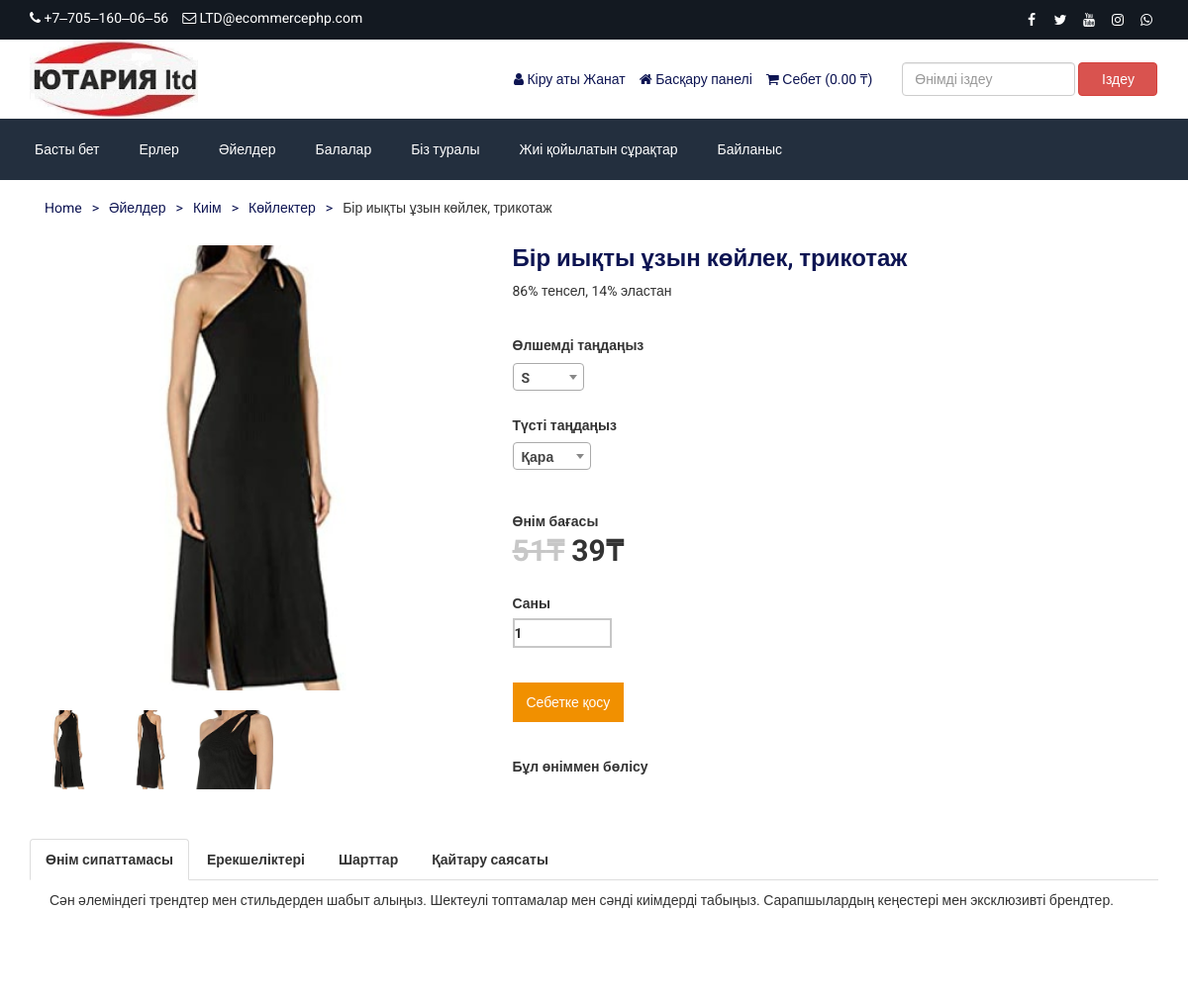
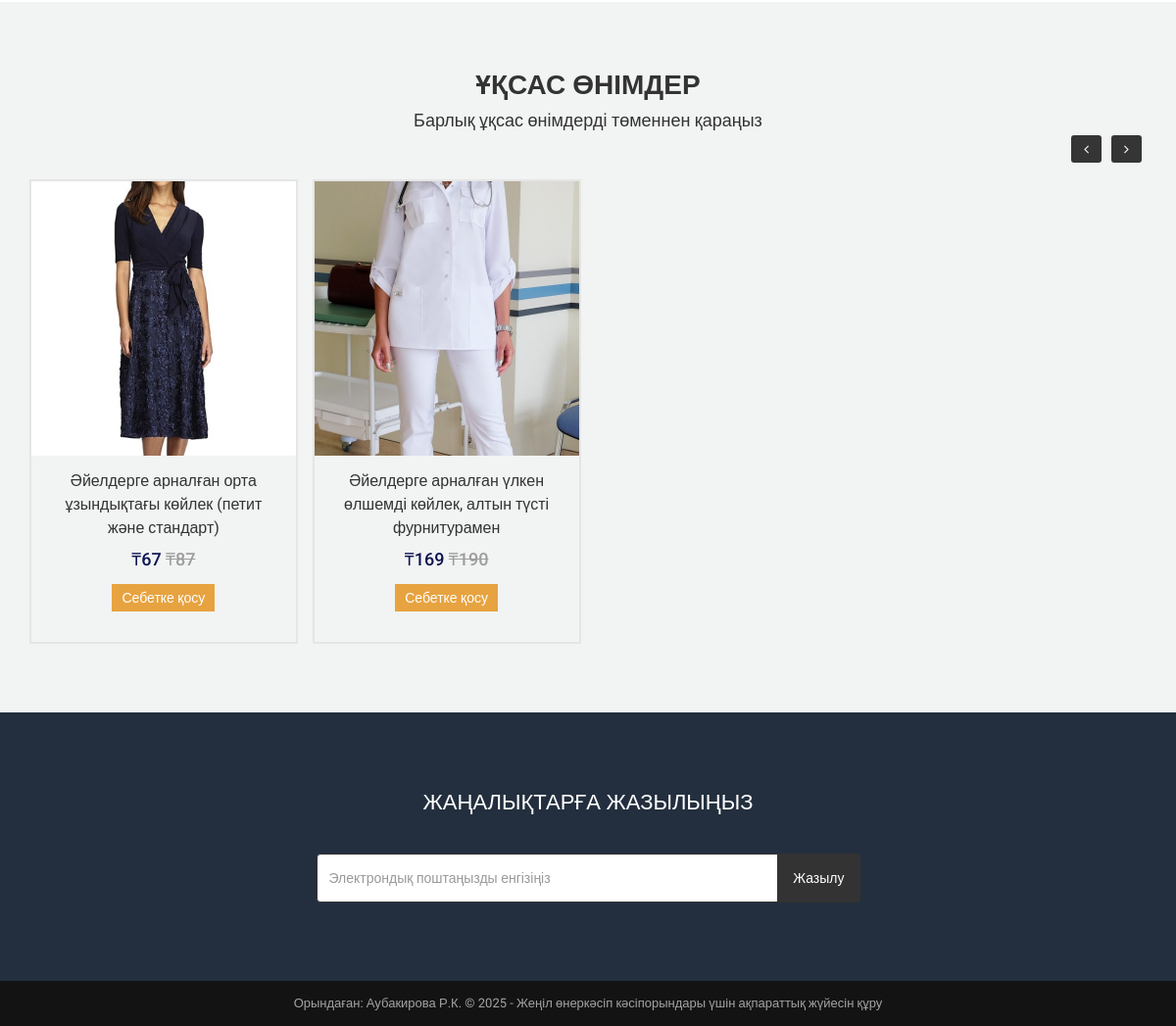
/product.php?id=84 (signed in), run on the app's committed database (2 pictures, top to bottom).
### tables this page shows
CREATE TABLE `tbl_settings` (
  `id` int(11) NOT NULL,
  `logo` varchar(255) NOT NULL,
  `favicon` varchar(255) NOT NULL,
  `footer_about` text NOT NULL,
  `footer_copyright` text NOT NULL,
  `contact_address` text NOT NULL,
  `contact_email` varchar(255) NOT NULL,
  `contact_phone` varchar(255) NOT NULL,
  `contact_fax` varchar(255) NOT NULL,
  `contact_map_iframe` text NOT NULL,
  `receive_email` varchar(255) NOT NULL,
  `receive_email_subject` varchar(255) NOT NULL,
  `receive_email_thank_you_message` text NOT NULL,
  `forget_password_message` text NOT NULL,
  `total_recent_post_footer` int(10) NOT NULL,
  `total_popular_post_footer` int(10) NOT NULL,
  `total_recent_post_sidebar` int(11) NOT NULL,
  `total_popular_post_sidebar` int(11) NOT NULL,
  `total_featured_product_home` int(11) NOT NULL,
  `total_latest_product_home` int(11) NOT NULL,
  `total_popular_product_home` int(11) NOT NULL,
  `meta_title_home` text NOT NULL,
  `meta_keyword_home` text NOT NULL,
  `meta_description_home` text NOT NULL,
  `banner_login` varchar(255) NOT NULL,
  `banner_registration` varchar(255) NOT NULL,
  `banner_forget_password` varchar(255) NOT NULL,
  `banner_reset_password` varchar(255) NOT NULL,
  `banner_search` varchar(255) NOT NULL,
  `banner_cart` varchar(255) NOT NULL,
  `banner_checkout` varchar(255) NOT NULL,
  `banner_product_category` varchar(255) NOT NULL,
  `banner_blog` varchar(255) NOT NULL,
  `cta_title` varchar(255) NOT NULL,
  `cta_content` text NOT NULL,
  `cta_read_more_text` varchar(255) NOT NULL,
  `cta_read_more_url` varchar(255) NOT NULL,
  `cta_photo` varchar(255) NOT NULL,
  `featured_product_title` varchar(255) NOT NULL,
  `featured_product_subtitle` varchar(255) NOT NULL,
  `latest_product_title` varchar(255) NOT NULL,
  `latest_product_subtitle` varchar(255) NOT NULL,
  `popular_product_title` varchar(255) NOT NULL,
  `popular_product_subtitle` varchar(255) NOT NULL,
  `testimonial_title` varchar(255) NOT NULL,
  `testimonial_subtitle` varchar(255) NOT NULL,
  `testimonial_photo` varchar(255) NOT NULL,
  `blog_title` varchar(255) NOT NULL,
  `blog_subtitle` varchar(255) NOT NULL,
  `newsletter_text` text NOT NULL,
  `paypal_email` varchar(255) NOT NULL,
  `stripe_public_key` varchar(255) NOT NULL,
  `stripe_secret_key` varchar(255) NOT NULL,
  `bank_detail` text NOT NULL,
  `before_head` text NOT NULL,
  `after_body` text NOT NULL,
  `before_body` text NOT NULL,
  `home_service_on_off` int(11) NOT NULL,
  `home_welcome_on_off` int(11) NOT NULL,
  `home_featured_product_on_off` int(11) NOT NULL,
  `home_latest_product_on_off` int(11) NOT NULL,
  `home_popular_product_on_off` int(11) NOT NULL,
  `home_testimonial_on_off` int(11) NOT NULL,
  `home_blog_on_off` int(11) NOT NULL,
  `newsletter_on_off` int(11) NOT NULL,
  `ads_above_welcome_on_off` int(1) NOT NULL,
  `ads_above_featured_product_on_off` int(1) NOT NULL,
  `ads_above_latest_product_on_off` int(1) NOT NULL,
  `ads_above_popular_product_on_off` int(1) NOT NULL,
  `ads_above_testimonial_on_off` int(1) NOT NULL,
  `ads_category_sidebar_on_off` int(1) NOT NULL
);

CREATE TABLE `tbl_social` (
  `social_id` int(11) NOT NULL,
  `social_name` varchar(30) NOT NULL,
  `social_url` varchar(255) NOT NULL,
  `social_icon` varchar(30) NOT NULL
);

CREATE TABLE `tbl_top_category` (
  `tcat_id` int(11) NOT NULL,
  `tcat_name` varchar(255) NOT NULL,
  `show_on_menu` int(1) NOT NULL
);

CREATE TABLE `tbl_end_category` (
  `ecat_id` int(11) NOT NULL,
  `ecat_name` varchar(255) NOT NULL,
  `mcat_id` int(11) NOT NULL
);

CREATE TABLE `tbl_mid_category` (
  `mcat_id` int(11) NOT NULL,
  `mcat_name` varchar(255) NOT NULL,
  `tcat_id` int(11) NOT NULL
);

CREATE TABLE `tbl_product` (
  `p_id` int(11) NOT NULL,
  `p_name` varchar(255) NOT NULL,
  `p_old_price` varchar(10) NOT NULL,
  `p_current_price` varchar(10) NOT NULL,
  `p_qty` int(10) NOT NULL,
  `p_featured_photo` varchar(255) NOT NULL,
  `p_description` text NOT NULL,
  `p_short_description` text NOT NULL,
  `p_feature` text NOT NULL,
  `p_condition` text NOT NULL,
  `p_return_policy` text NOT NULL,
  `p_total_view` int(11) NOT NULL,
  `p_is_featured` int(1) NOT NULL,
  `p_is_active` int(1) NOT NULL,
  `ecat_id` int(11) NOT NULL
);

CREATE TABLE `tbl_product_photo` (
  `pp_id` int(11) NOT NULL,
  `photo` varchar(255) NOT NULL,
  `p_id` int(11) NOT NULL
);

### product.php (the view, shortened to what the rows shown need)
<?php require_once('header.php'); ?>
<?php
if(!isset($_REQUEST['id'])) {
    header('location: index.php');
    exit;
} else {
    $statement = $pdo->prepare("SELECT * FROM tbl_product WHERE p_id=?");
    $statement->execute(array($_REQUEST['id']));
    $result = $statement->fetchAll(PDO::FETCH_ASSOC);
}
foreach($result as $row) {
    $p_name = $row['p_name'];
    $p_old_price = $row['p_old_price'];
    $p_current_price = $row['p_current_price'];
    $p_featured_photo = $row['p_featured_photo'];
    $p_description = $row['p_description'];
    $p_short_description = $row['p_short_description'];
    $ecat_id = $row['ecat_id'];
}
$statement = $pdo->prepare("SELECT
                        t1.ecat_id,
                        t1.ecat_name,
                        t1.mcat_id,
                        t2.mcat_id,
                        t2.mcat_name,
                        t2.tcat_id,
                        t3.tcat_id,
                        t3.tcat_name
                        FROM tbl_end_category t1
                        JOIN tbl_mid_category t2
                        ON t1.mcat_id = t2.mcat_id
                        JOIN tbl_top_category t3
                        ON t2.tcat_id = t3.tcat_id
                        WHERE t1.ecat_id=?");
$statement->execute(array($ecat_id));
$result = $statement->fetchAll(PDO::FETCH_ASSOC);
foreach ($result as $row) {
    $ecat_name = $row['ecat_name'];
    $mcat_id = $row['mcat_id'];
    $mcat_name = $row['mcat_name'];
    $tcat_id = $row['tcat_id'];
    $tcat_name = $row['tcat_name'];
}
		?>
<div class="page">
	<div class="container">
		<div class="row">
			<div class="col-md-12">
                <div class="breadcrumb mb_30">
                    <ul>
                        <li><a href="<?php echo BASE_URL; ?>">Home</a></li>
                        <li>></li>
                        <li><a href="<?php echo BASE_URL.'product-category.php?id='.$tcat_id.'&type=top-category' ?>"><?php echo $tcat_name; ?></a></li>
                        <li>></li>
                        <li><a href="<?php echo BASE_URL.'product-category.php?id='.$mcat_id.'&type=mid-category' ?>"><?php echo $mcat_name; ?></a></li>
                        <li>></li>
                        <li><a href="<?php echo BASE_URL.'product-category.php?id='.$ecat_id.'&type=end-category' ?>"><?php echo $ecat_name; ?></a></li>
                        <li>></li>
                        <li><?php echo $p_name; ?></li>
                    </ul>
                </div>
				<div class="product">
					<div class="row">
						<div class="col-md-5">
							<ul class="prod-slider">
								<li style="background-image: url(assets/uploads/<?php echo $p_featured_photo; ?>);">
                                    <a class="popup" href="assets/uploads/<?php echo $p_featured_photo; ?>"></a>
								</li>
                                <?php
                                $statement = $pdo->prepare("SELECT * FROM tbl_product_photo WHERE p_id=?");
                                $statement->execute(array($_REQUEST['id']));
                                $result = $statement->fetchAll(PDO::FETCH_ASSOC);
                                    ?>
							</ul>
							<div id="prod-pager">
								<a data-slide-index="0" href=""><div class="prod-pager-thumb" style="background-image: url(assets/uploads/<?php echo $p_featured_photo; ?>"></div></a>
                                <?php
                                $i=1;
                                $statement = $pdo->prepare("SELECT * FROM tbl_product_photo WHERE p_id=?");
                                $statement->execute(array($_REQUEST['id']));
                                $result = $statement->fetchAll(PDO::FETCH_ASSOC);
                                foreach ($result as $row) {
                                    ?>
                                    <a data-slide-index="<?php echo $i; ?>" href=""><div class="prod-pager-thumb" style="background-image: url(assets/uploads/product_photos/<?php echo $row['photo']; ?>"></div></a>
                                    <?php
                                    $i++;
                                }
                                ?>
							</div>
						</div>
						<div class="col-md-7">
							<div class="p-title"><h2><?php echo $p_name; ?></h2></div>
							<div class="p-short-des">
								<p>
									<?php echo $p_short_description; ?>
								</p>
							</div>
                            <form action="" method="post">
							<div class="p-price">
                                <span style="font-size:14px;"><?php echo LANG_VALUE_54; ?></span><br>
                                <span>
                                    <?php if($p_old_price!=''): ?>
                                        <del><?php echo $p_old_price; ?><?php echo LANG_VALUE_1; ?></del>
                                    <?php endif; ?>
                                        <?php echo $p_current_price; ?><?php echo LANG_VALUE_1; ?>
                                </span>
                            </div>
                            </form>
						</div>
					</div>
					<div class="row">
						<div class="col-md-12">
							<div class="tab-content">
								<div role="tabpanel" class="tab-pane active" id="description" style="margin-top: -30px;">
									<p>
                                        <?php
                                        if($p_description == '') {
                                            echo LANG_VALUE_70;
                                        } else {
                                            echo $p_description;
                                        }
                                        ?>
									</p>
								</div>
							</div>
						</div>
					</div>
				</div>
			</div>
		</div>
	</div>
</div>
<div class="product bg-gray pt_70 pb_70">
    <div class="container">
        <div class="row">
            <div class="col-md-12">
                <div class="headline">
                    <h2><?php echo LANG_VALUE_155; ?></h2>
                </div>
            </div>
        </div>
        <div class="row">
            <div class="col-md-12">
                <div class="product-carousel">
                    <?php
                    $statement = $pdo->prepare("SELECT * FROM tbl_product WHERE ecat_id=? AND p_id!=?");
                    $statement->execute(array($ecat_id,$_REQUEST['id']));
                    $result = $statement->fetchAll(PDO::FETCH_ASSOC);
                    foreach ($result as $row) {
                        ?>
                        <div class="item">
                            <div class="thumb">
                                <div class="photo" style="background-image:url(assets/uploads/<?php echo $row['p_featured_photo']; ?>);"></div>
                            </div>
                            <div class="text">
                                <h3><a href="product.php?id=<?php echo $row['p_id']; ?>"><?php echo $row['p_name']; ?></a></h3>
                                <h4>
                                    <?php echo LANG_VALUE_1; ?><?php echo $row['p_current_price']; ?>
                                    <?php if($row['p_old_price'] != ''): ?>
                                    <del>
                                        <?php echo LANG_VALUE_1; ?><?php echo $row['p_old_price']; ?>
                                    </del>
                                    <?php endif; ?>
                                </h4>
                                <p><a href="product.php?id=<?php echo $row['p_id']; ?>"><?php echo LANG_VALUE_154; ?></a></p>
                            </div>
                        </div>
                        <?php
                    }
                    ?>
                </div>
            </div>
        </div>
    </div>
</div>
<?php require_once('footer.php'); ?>

### header.php (shortened to what the rows shown need)
<?php
include("admin/inc/config.php");
$statement = $pdo->prepare("SELECT * FROM tbl_settings WHERE id=1");
$statement->execute();
$result = $statement->fetchAll(PDO::FETCH_ASSOC);
foreach ($result as $row)
{
	$logo = $row['logo'];
	$contact_email = $row['contact_email'];
	$contact_phone = $row['contact_phone'];
}
?>
<!DOCTYPE html>
<html lang="en">
<head>
	<link rel="stylesheet" href="assets/css/bootstrap.min.css">
	<link rel="stylesheet" href="assets/css/font-awesome.min.css">
	<link rel="stylesheet" href="assets/css/owl.carousel.min.css">
	<link rel="stylesheet" href="assets/css/owl.theme.default.min.css">
	<link rel="stylesheet" href="assets/css/jquery.bxslider.min.css">
    <link rel="stylesheet" href="assets/css/magnific-popup.css">
    <link rel="stylesheet" href="assets/css/rating.css">
	<link rel="stylesheet" href="assets/css/spacing.css">
	<link rel="stylesheet" href="assets/css/bootstrap-touch-slider.css">
	<link rel="stylesheet" href="assets/css/animate.min.css">
	<link rel="stylesheet" href="assets/css/tree-menu.css">
	<link rel="stylesheet" href="assets/css/select2.min.css">
	<link rel="stylesheet" href="assets/css/main.css">
	<link rel="stylesheet" href="assets/css/responsive.css">
	<?php
	$cur_page = substr($_SERVER["SCRIPT_NAME"],strrpos($_SERVER["SCRIPT_NAME"],"/")+1);
		?>
		<?php
	if($cur_page == 'product.php')
	{
		$statement = $pdo->prepare("SELECT * FROM tbl_product WHERE p_id=?");
		$statement->execute(array($_REQUEST['id']));
		$result = $statement->fetchAll(PDO::FETCH_ASSOC);
	}
		?>
</head>
<body>
<div class="top">
	<div class="container">
		<div class="row">
			<div class="col-md-6 col-sm-6 col-xs-12">
				<div class="left">
					<ul>
						<li><i class="fa fa-phone"></i> <?php echo $contact_phone; ?></li>
						<li><i class="fa fa-envelope-o"></i> <?php echo $contact_email; ?></li>
					</ul>
				</div>
			</div>
			<div class="col-md-6 col-sm-6 col-xs-12">
				<div class="right">
					<ul>
						<?php
						$statement = $pdo->prepare("SELECT * FROM tbl_social");
						$statement->execute();
						$result = $statement->fetchAll(PDO::FETCH_ASSOC);
						foreach ($result as $row) {
							?>
							<?php if($row['social_url'] != ''): ?>
							<li><a href="<?php echo $row['social_url']; ?>"><i class="<?php echo $row['social_icon']; ?>"></i></a></li>
							<?php endif; ?>
							<?php
						}
						?>
					</ul>
				</div>
			</div>
		</div>
	</div>
</div>
<div class="header">
	<div class="container">
		<div class="row inner">
			<div class="col-md-4 logo">
				<a href="index.php"><img src="assets/uploads/<?php echo $logo; ?>" alt="logo image"></a>
			</div>
		</div>
	</div>
</div>
<div class="nav">
	<div class="container">
		<div class="row">
			<div class="col-md-12 pl_0 pr_0">
				<div class="menu-container">
					<div class="menu">
						<ul>
							<?php
							$statement = $pdo->prepare("SELECT * FROM tbl_top_category WHERE show_on_menu=1");
							$statement->execute();
							$result = $statement->fetchAll(PDO::FETCH_ASSOC);
							foreach ($result as $row) {
								?>
								<li><a href="product-category.php?id=<?php echo $row['tcat_id']; ?>&type=top-category"><?php echo $row['tcat_name']; ?></a>
								</li>
								<?php
							}
							?>
						</ul>
					</div>
				</div>
			</div>
		</div>
	</div>
</div>

### footer.php (shortened to what the rows shown need)
<?php
$statement = $pdo->prepare("SELECT * FROM tbl_settings WHERE id=1");
$statement->execute();
$result = $statement->fetchAll(PDO::FETCH_ASSOC);
foreach ($result as $row)
{
	$footer_copyright = $row['footer_copyright'];
    $newsletter_on_off = $row['newsletter_on_off'];
}
?>
<?php if($newsletter_on_off == 1): ?>
<section class="home-newsletter">
	<div class="container">
		<div class="row">
			<div class="col-md-6 col-md-offset-3">
				<div class="single">
				<form action="" method="post">
					<h2>Жаңалықтарға жазылыңыз</h2>
				</div>
			</div>
		</div>
	</div>
</section>
<?php endif; ?>
<div class="footer-bottom">
	<div class="container">
		<div class="row">
			<div class="col-md-12 copyright">
				<?php echo $footer_copyright; ?>
			</div>
		</div>
	</div>
</div>
</body>
</html>

### data on the page
tbl_settings: contact_phone "+7‒705‒160‒06‒56", contact_email "LTD@ecommercephp.com", logo (picture), footer_copyright "Орындаған: Аубакирова Р.К. © 2025 - Жеңіл өнеркәсіп кәсіпорындары үшін ақпараттық жүйесін құру"
tbl_top_category: tcat_name "Ерлер"
tbl_top_category: tcat_name "Әйелдер"
tbl_top_category: tcat_name "Балалар"
tbl_end_category: tbl_top_category.tcat_name "Әйелдер", mcat.mcat_name "Киім", ecat_name "Көйлектер"
tbl_product: p_name "Бір иықты ұзын көйлек, трикотаж", p_featured_photo (picture), p_short_description "86% тенсел, 14% эластан", p_old_price "51", p_current_price "39", p_description "Сән әлеміндегі трендтер мен стильдерден шабыт алыңыз. Шектеулі топтамалар мен сәнді киімдерді табыңыз. Сарапшылардың кеңестері мен эксклюзивті брендтер."
tbl_product_photo: photo (picture)
tbl_product_photo: photo (picture)
tbl_product: p_featured_photo (picture), p_name "Әйелдерге арналған орта ұзындықтағы көйлек (петит және стандарт)", p_current_price "67", p_old_price "87"
tbl_product: p_featured_photo (picture), p_name "Әйелдерге арналған үлкен өлшемді көйлек, алтын түсті фурнитурамен", p_current_price "169", p_old_price "190"

### other printed values
LANG_VALUE_13 "Кіру аты"
$_SESSION['customer']['cust_name'] "Жанат"
LANG_VALUE_89 "Басқару панелі"
LANG_VALUE_18 "Себет"
LANG_VALUE_1 "₸"
LANG_VALUE_3 "Іздеу"
LANG_VALUE_52 "Өлшемді таңдаңыз"
LANG_VALUE_53 "Түсті таңдаңыз"
LANG_VALUE_54 "Өнім бағасы"
LANG_VALUE_55 "Саны"
LANG_VALUE_58 "Бұл өніммен бөлісу"
LANG_VALUE_59 "Өнім сипаттамасы"
LANG_VALUE_60 "Ерекшеліктері"
LANG_VALUE_61 "Шарттар"
LANG_VALUE_62 "Қайтару саясаты"
